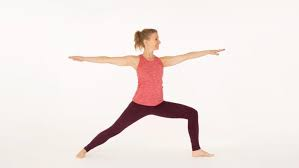
#> input picture backend/warrior2.jpeg, 299 x 168 px
$ python test_single.py
#> lines starting #> are read from the running program, lines starting #| are printed output that depends on the picture
import base64
import requests
import json
from PIL import Image
import io
import os

print("=" * 60)
print("TESTING POSE DETECTION")
print("=" * 60)

# Try different image formats
image_paths = ["test_image.png", "tree.jpg", "warrior2.jpeg"]
test_image_path = None

for path in image_paths:
    if os.path.exists(path):
        test_image_path = path
        break

try:
    if test_image_path is None:
        raise FileNotFoundError("No test image found (test_image.png or test_image.jpg)")

    print(f" Loading image: {test_image_path}")

    # Load image
    image = Image.open(test_image_path).convert('RGB')
#> image is the input picture: PIL image 299x168 RGB; mean R, G, B 241.3, 230.8, 228
    image = image.resize((640, 480))
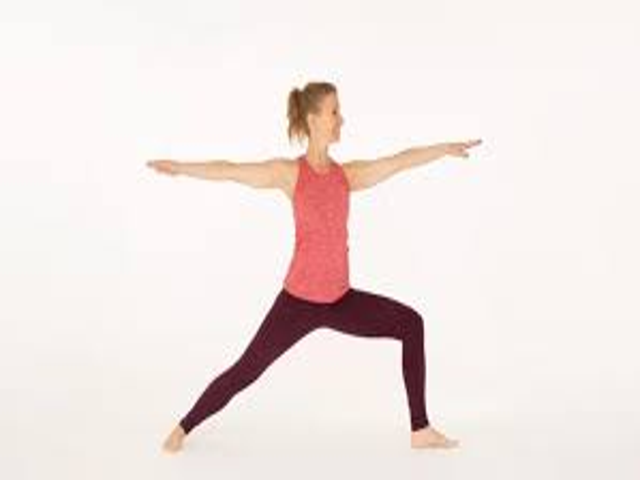
#> image: PIL image 640x480 RGB; mean R, G, B 241.3, 230.8, 228

    # Get file extension to determine format
    ext = os.path.splitext(test_image_path)[1].lower()
    format_type = "PNG" if ext == ".png" else "JPEG"
    mime_type = "image/png" if ext == ".png" else "image/jpeg"

    # Convert to base64
    buffered = io.BytesIO()
    image.save(buffered, format=format_type)
    img_base64 = base64.b64encode(buffered.getvalue()).decode('utf-8')

    # Send to API
    print(" Sending to backend...")
#> (the run stopped early here; a loop or call above may not have finished)

$ run again, with backend/godess.jpeg copied over backend/warrior2.jpeg
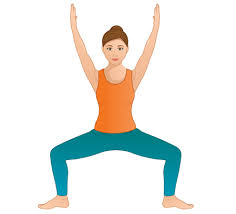
#> input picture backend/godess.jpeg, 236 x 214 px
#> image is the input picture: PIL image 236x214 RGB; mean R, G, B 234.6, 235.9, 231.6
#> `image = image.resize((640, 480))`:
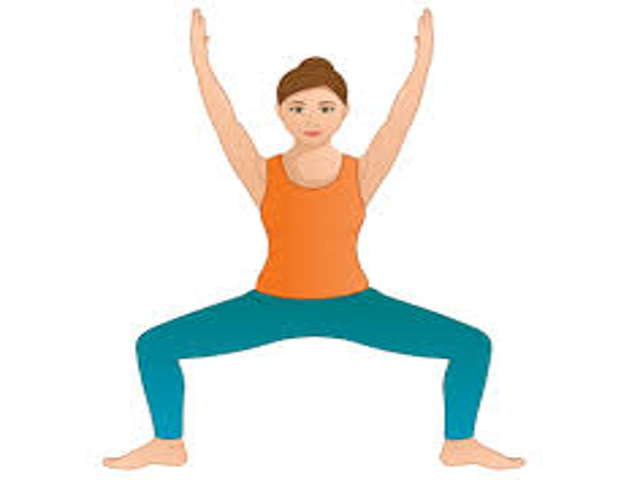
#> image: PIL image 640x480 RGB; mean R, G, B 234.6, 235.8, 231.5
